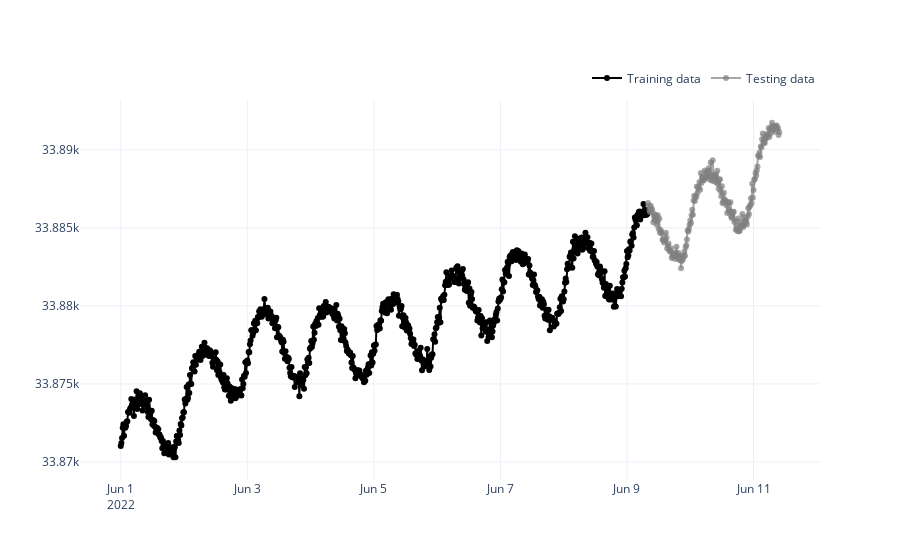

Write notebook code for a chart like this one.
### Code cell
#### generate a random noisy time series
###############################

date = pd.date_range(start  =  '2022/06',periods  =  1000, freq  =  '15T')

# As sum of some Gaussian kernels

# As sum of some Gaussian kernels

kernel =   RBF()  + Linear() + Periodic(period = 1)   + White(variance  =  .1)

# add mean and variance
data = 100 +  1*kernel.simulate(date, seed  = np.random.seed(0))
## generate data without fixe np.random.seed
# data = 100 +  10*kernel.simulate(date)

# create a dataframe with data
df = pd.DataFrame(data  = data, index  = date, columns=['value'])
print(df.head())

# split time serie into train and test
TRAIN_SIZE =  int(.8*len(df))
df_train, df_test = df[:TRAIN_SIZE], df[TRAIN_SIZE:]
# Create an instance of the class GaussianProcessTimeSerie with train data:
#########################################
model =  GaussianProcessTimeSerie(df_train.index, df_train.value)
# Show train data with test data
Visualizer.iplot(model, df_test.index, df_test.value)

### Figure 1 — Plotly figure (JSON) as saved in the notebook; plotly's stock layout.template omitted (floating-point values rounded to 4 significant figures; data arrays with more than 128 entries replaced by an {"elided": "..."} marker saying what was removed)
{"data": [{"line": {"color": "rgba(0,0,0, 1)"}, "mode": "markers+lines", "name": "Training data", "showlegend": true, "type": "scatter", "x": {"elided": "800 str values"}, "y": {"elided": "800 float values"}}, {"line": {"color": "rgba(128,128,128, .7)"}, "mode": "markers+lines", "name": "Testing data", "type": "scatter", "x": {"elided": "200 str values"}, "y": {"elided": "200 float values"}}], "layout": {"legend": {"orientation": "h", "x": 1, "xanchor": "right", "y": 1.02, "yanchor": "bottom"}, "yaxis": {"automargin": true}}}
